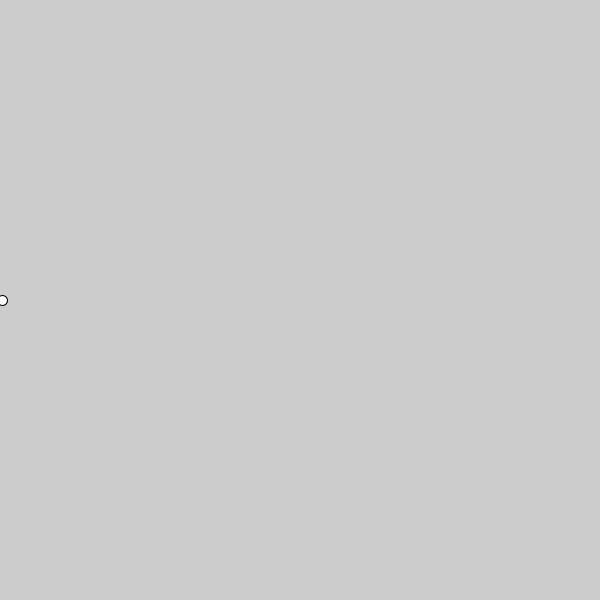
Frame 1 (no input)
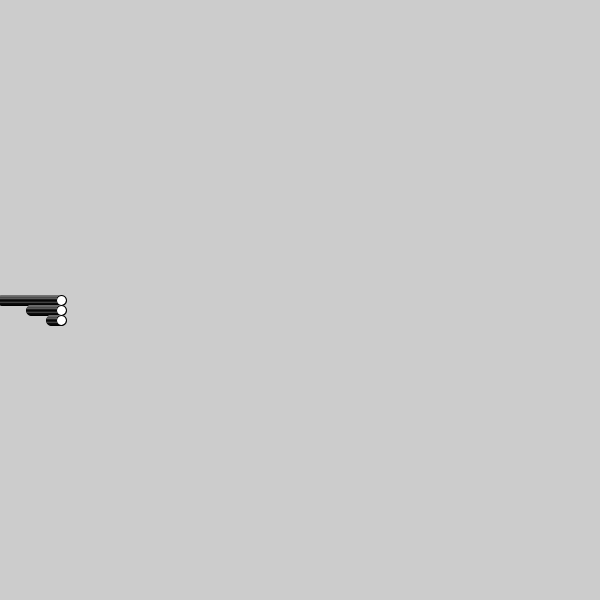
Frame 60 (the mouse pressed at the canvas centre just before this capture)
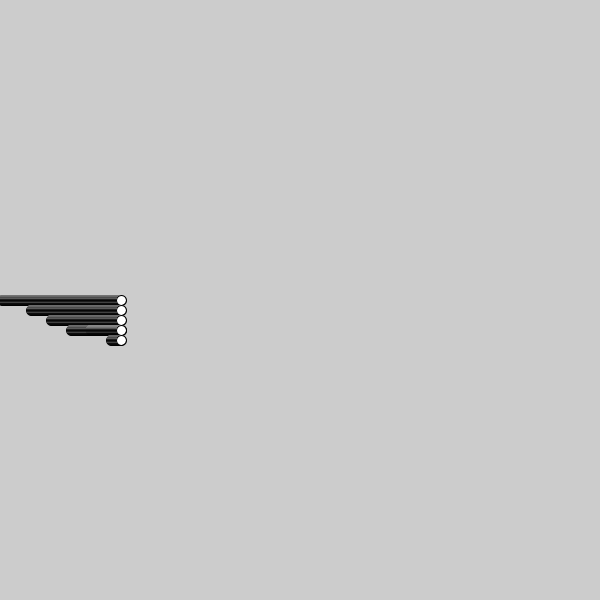
Frame 120 (the mouse held since frame 60 and released just before this capture)

The Processing sketch that drew these frames (run headless with seeded random() and noise(); from frame 60 on, the mouse is pressed at the canvas centre):

// Processing sketch: processing_184555
// ── processing_184555.pde

float bolita = 1;
void setup(){
  size(600,600);
}
void draw(){
  bolita = bolita+1;
  ellipse(bolita,300,10,10);
  if (bolita >30){
    ellipse(bolita,310,10,10);
     }
  if (bolita >50){
    ellipse(bolita,320,10,10);
     }
  if (bolita >70){
    ellipse(bolita,330,10,10);
     }
  if (bolita >90){
    ellipse(bolita,330,10,10);
     }
  if (bolita >110){
    ellipse(bolita,340,10,10);
     }
}
